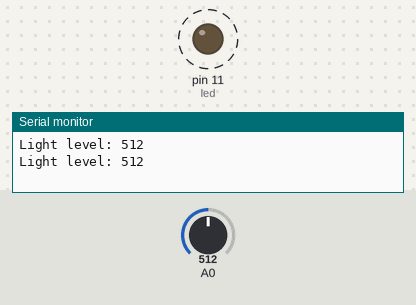
Bench run of a sketch on a simulated Arduino Uno, built with avr-gcc and run on an emulated ATmega328P. Parts: output pins drawn as LEDs (lit = HIGH), the last lines printed to the serial monitor. Dashed ring = blinking. The inputs (shaded band) are chosen by the test bench; at power-on: A0 = 512.

Above: at 1.8 s.
1.9 s: A0 set to 0
At 2.5 s:
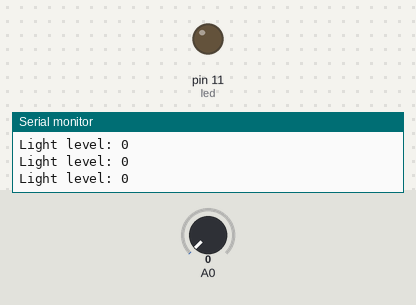
6.0 s: A0 set to 122
At 6.31 s:
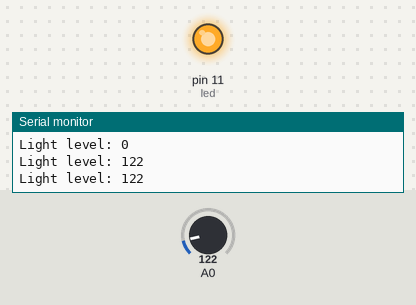
Timing chart, 0 to 15.5 s (numbered marks = the images above; inputs shaded):
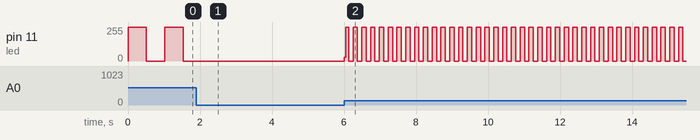

The sketch:

sketch_mar31d.ino
```cpp
int led = 11;
int lightLevel;


void setup() {
  // put your setup code here, to run once:
  Serial.begin(38400);
  pinMode(led, OUTPUT);

}

void loop() {
  // put your main code here, to run repeatedly:
  lightLevel = analogRead(A0);
  Serial.print("Light level: ");
  Serial.println(lightLevel, DEC);
  digitalWrite(led, HIGH);
  delay(lightLevel);
  digitalWrite(led,LOW);
  delay(lightLevel);


}
```

Measured:
- after the input at 1.9 s, pin 11 (led): stops changing and stays 0/255
- after the input at 6.0 s, pin 11 (led): 0/255 → 28/255 at once, then moves between 0/255 and 255/255, repeating every 0.24 s
- by itself, pin 11 (led): alternates 255/255 for 0.51 s and 0/255 for 0.51 s
